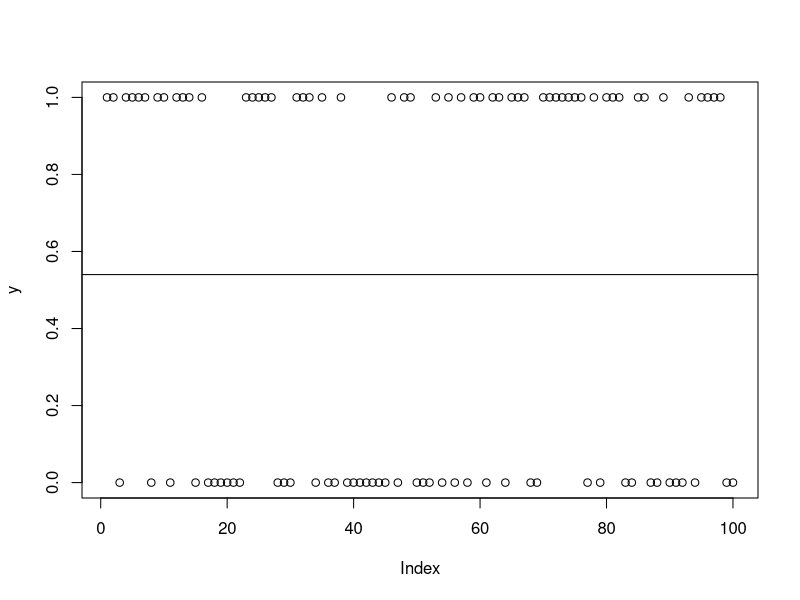
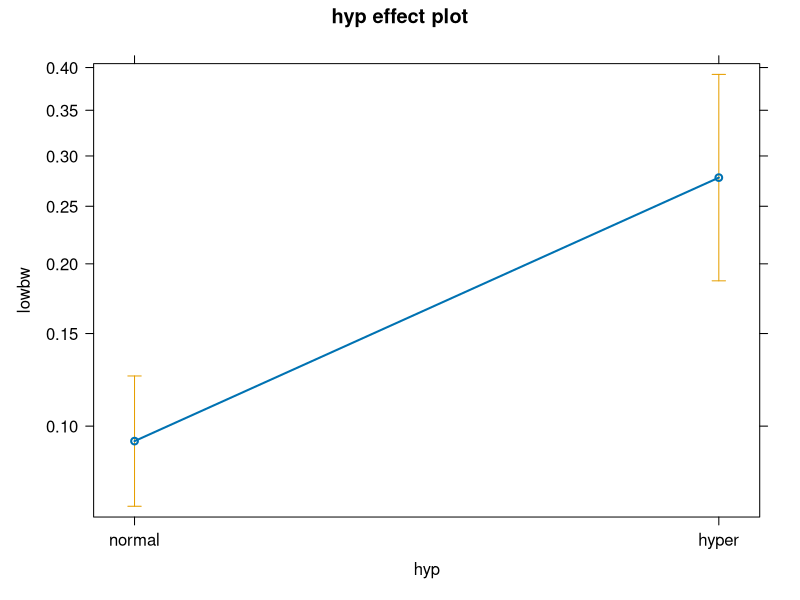
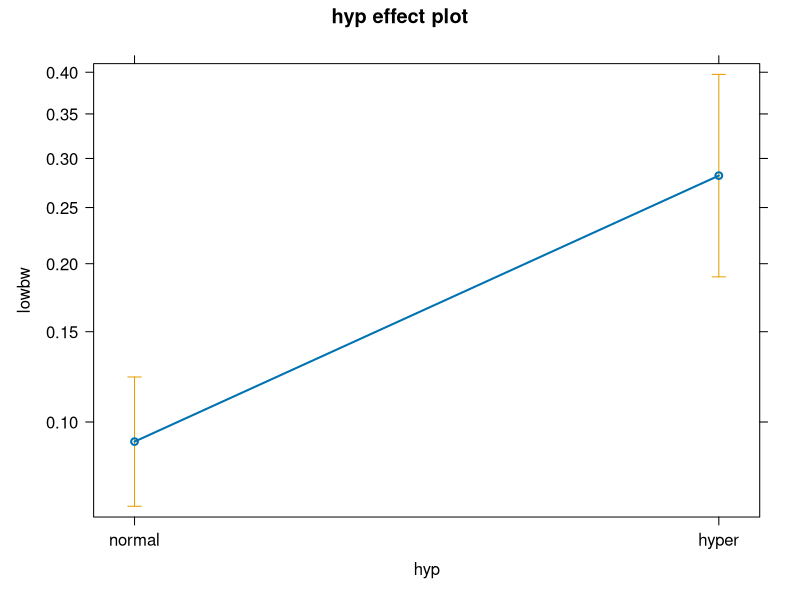
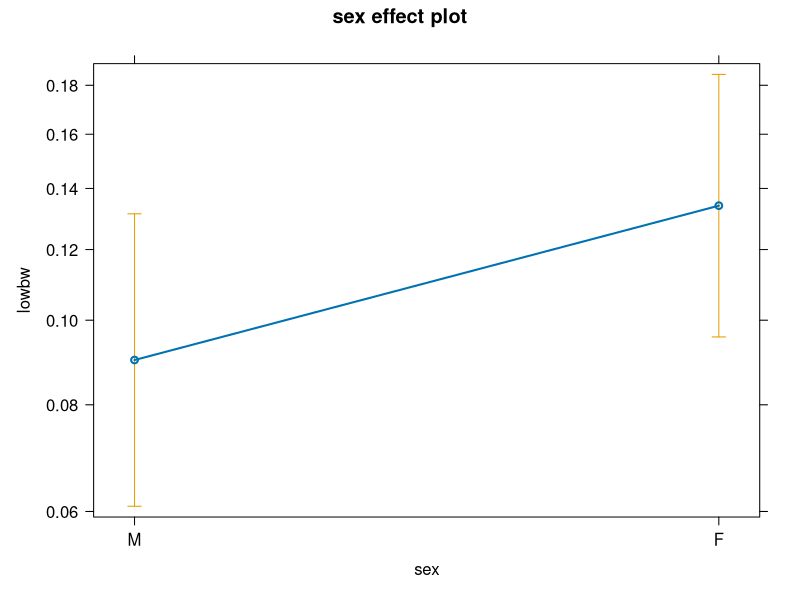
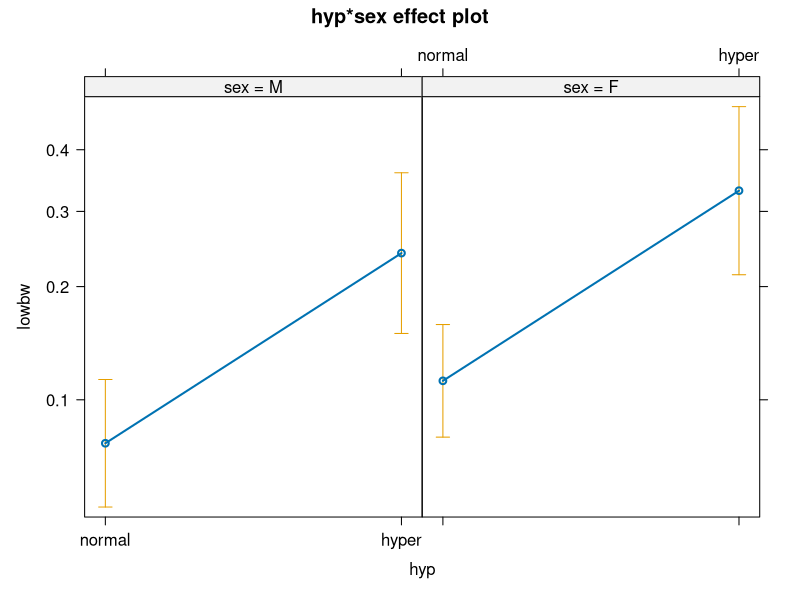
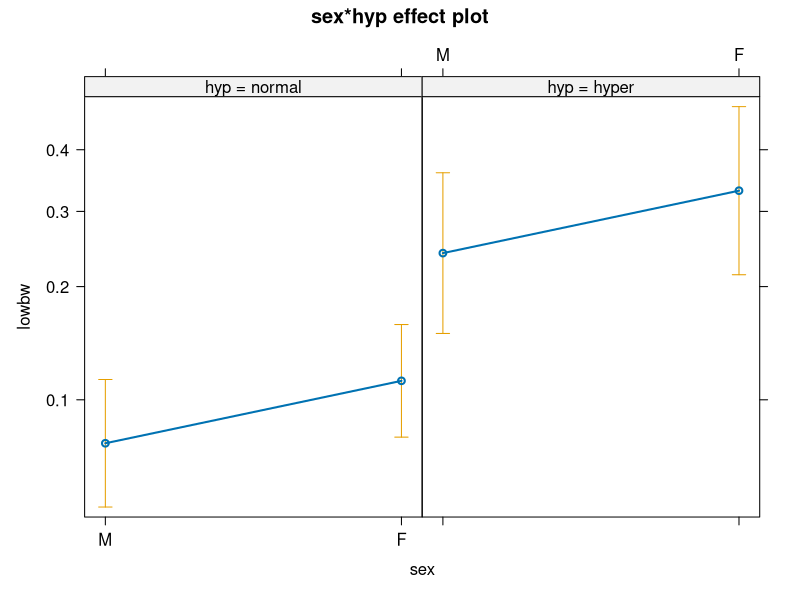
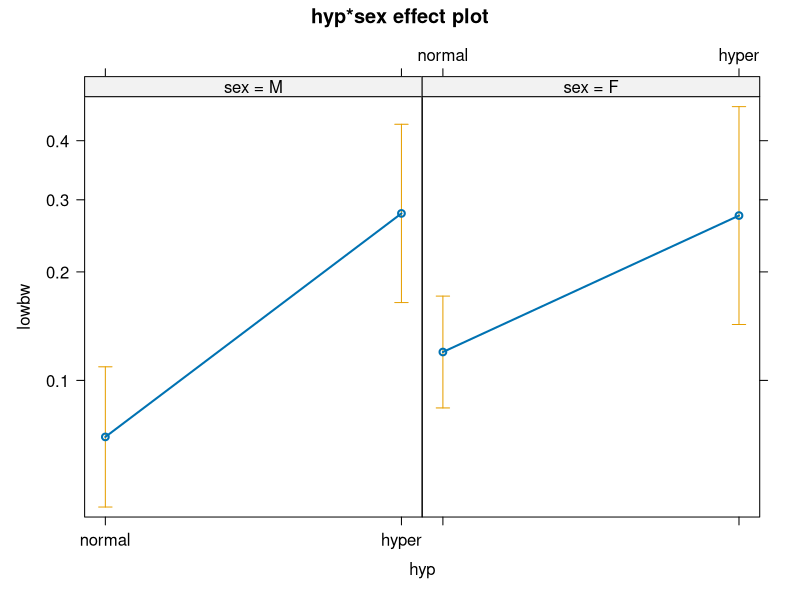
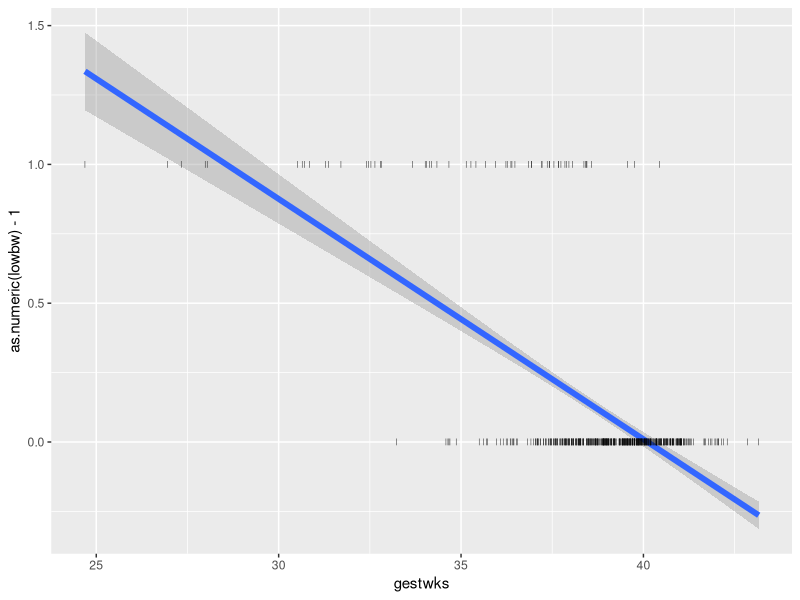

Recreate these plots in R, in order.
## Exercise
## The excel file data.xlsx contains the worksheets mother and child
## containing respective parts of the births data set. Use the
## read_excel() command to read both data sets and

require(readxl)
mdata <- read_excel("data.xlsx","mother")
cdata <- read_excel("data.xlsx","child")


## use merge() to join them
names(mdata)
names(cdata)

intersect(names(mdata),names(cdata))

births <- merge(mdata,cdata,by=c("id","preterm"))

str(births)

summary(births$hyp)
births$hyp <- factor(births$hyp,levels = c("normal","hyper"))
summary(births$hyp)

summary(births$lowbw)
births$lowbw <- factor(births$lowbw,levels = c("normal","low"))
summary(births$lowbw)

summary(births$sex)
births$sex <- factor(births$sex,levels = c("M","F"))
summary(births$sex)

## from lm() to glm()
m1 <- lm(bweight ~ hyp, data=births)
m2 <- glm(bweight ~ hyp, family=gaussian, data=births)

## binary response
y <- sample(0:1,100, replace = T)

plot(y)
abline(h=mean(y))

p <- seq(0,1,by=0.05)

log(p/(1-p))

## inverse logit function

invlogit <- function(x){
    exp(x)/(1+exp(x))
}

## install and load the arm package, there is also a invlogit function

## low birth weight model
m <- glm(lowbw ~ hyp, family=binomial, data=births)

invlogit(coef(m)[1])

table(births$lowbw,births$hyp)
40/(388+40)

## proportion test
prop.test(c(20,40),c(72,428))

chisq.test(table(births$lowbw,births$hyp))

## effects plot
require(effects)
plot(Effect("hyp",m))

## effects
Effect("hyp",m)


## controlling for sex
m2 <- glm(lowbw ~ hyp+sex, family=binomial, data=births)
summary(m2)


m3 <- glm(lowbw ~ hyp*sex, family=binomial, data=births)
summary(m3)



Effect("hyp",m2)
Effect("sex",m2)

plot(Effect("hyp",m2))
plot(Effect("sex",m2))

Effect(c("hyp","sex"),m2)
Effect(c("sex","hyp"),m2)

plot(Effect(c("hyp","sex"),m2))
plot(Effect(c("sex","hyp"),m2))



## Exercise
## the estimated probability for moms with hypertension to get
## a baby with low birth weight for all three models

Effect("hyp",m)
Effect("hyp",m2)
Effect("hyp",m3)


## is their a difference in effects between boys and girls?
## Which model can answer this question?

plot(Effect(c("hyp","sex"),m3))

m4 <- glm(lowbw ~ sex + sex:hyp, family=binomial, data=births)
summary(m4)

m4 <- glm(lowbw ~ sex/hyp, family=binomial, data=births)
m4

## Exercise
allEffects(m3)
allEffects(m4)

## understanding the coefficients
ftable(births$hyp,
       births$sex,
       births$lowbw)


## logistic regression
m5 <- glm(lowbw ~ gestwks, family = binomial, data= births)
summary(m5)

## understanding the effects
### intercept
invlogit(coef(m5)[1])

### slope
exp(coef(m5)[2])

p.from.odds <- function(odds) odds/(1+odds)
odds.from.p <- function(p) p/(1-p)

odds.from.p(0.01779725)/odds.from.p(0.04252149)


## exercise

Effect("gestwks",m5)
Effect("gestwks",m5,xlevels = list(gestwks = c(20,30,40)))

## use the command to gain the estimated probability of
## low birth weight for a gestational age of 27 and 36 weeks

Effect("gestwks",m5,xlevels = list(gestwks = c(27,36)))


require(ggplot2)
ggplot(births,aes(x = gestwks, y = as.numeric(lowbw)-1)) +
    geom_smooth(method = "glm", family = "binomial",se = T,size = 2) +
    geom_point(shape="|")

ggsave("img/glmggplot.png")


## try to change the axis titles (xlab() and ylab())
## add a title (ggtitle())

ggplot(births,aes(x = gestwks, y = as.numeric(lowbw)-1)) +
    geom_smooth(method = "glm", family = "binomial",se = T,size = 2) +
    geom_point(shape="|") +
    xlab("gestational age") +
    ylab("probability of low birth weight") +
    ggtitle("probability of low birth weight dependent on gestational age")

## change the colour of the function to black
## change the colour of the points to red for the low birth weight
## and to green for the one with normal birth weight
ggplot(births,aes(x = gestwks, y = as.numeric(lowbw)-1)) +
    geom_smooth(method = "glm", family = "binomial",
                se = T,size = 2, colour = "black") +
    geom_point(shape="|",aes(colour = lowbw),size = 3) +
    scale_colour_manual(values = c("forestgreen","firebrick")) +
    xlab("gestational age") +
    ylab("probability of low birth weight") +
    ggtitle("probability of low birth weight dependent on gestational age")


## change the position of the legend;
## place it somewhere near the upper right corner
## inside the plotting area
ggplot(births,aes(x = gestwks, y = as.numeric(lowbw)-1)) +
    geom_smooth(method = "glm", family = "binomial",
                se = T,size = 2, colour = "black") +
    geom_point(shape="|",aes(colour = lowbw),size = 3) +
    scale_colour_manual(values = c("forestgreen","firebrick")) +
    xlab("gestational age") +
    ylab("probability of low birth weight") +
    ggtitle("probability of low birth weight dependent on gestational age") +
    theme(
        legend.position = c(0.9,0.85)
    )
